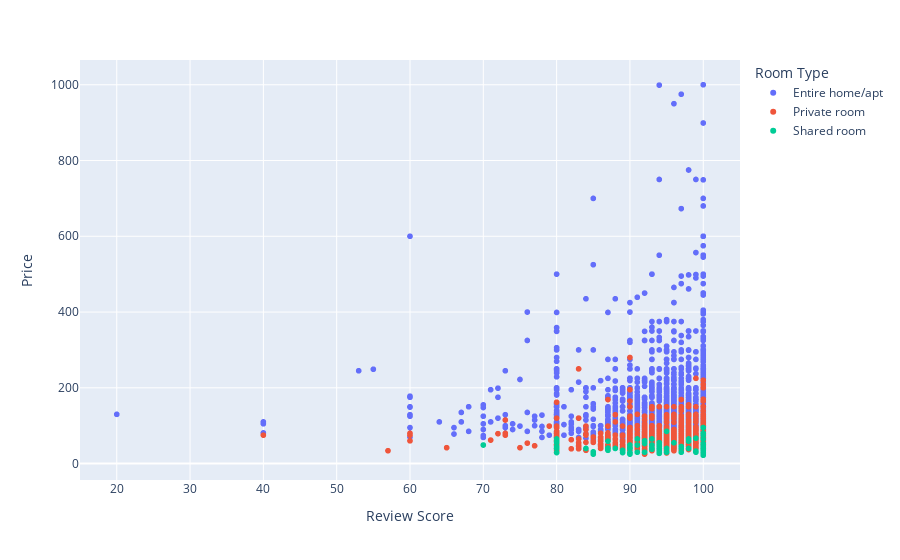

The code cell stored with this chart in its notebook:
### Code cell
# repeat plot
px.scatter(df_target2r, x='Review Score', y='Price', color='Room Type')

### Figure 1 — Plotly figure (JSON) as saved in the notebook; plotly's stock layout.template omitted (floating-point values rounded to 4 significant figures; data arrays with more than 128 entries replaced by an {"elided": "..."} marker saying what was removed)
{"data": [{"hovertemplate": "Room Type=Entire home/apt<br>Review Score=%{x}<br>Price=%{y}<extra></extra>", "legendgroup": "Entire home/apt", "marker": {"color": "#636efa", "symbol": "circle"}, "mode": "markers", "name": "Entire home/apt", "showlegend": true, "type": "scattergl", "x": {"elided": "2125 int values"}, "xaxis": "x", "y": {"elided": "2125 int values"}, "yaxis": "y"}, {"hovertemplate": "Room Type=Private room<br>Review Score=%{x}<br>Price=%{y}<extra></extra>", "legendgroup": "Private room", "marker": {"color": "#EF553B", "symbol": "circle"}, "mode": "markers", "name": "Private room", "showlegend": true, "type": "scattergl", "x": {"elided": "954 int values"}, "xaxis": "x", "y": {"elided": "954 int values"}, "yaxis": "y"}, {"hovertemplate": "Room Type=Shared room<br>Review Score=%{x}<br>Price=%{y}<extra></extra>", "legendgroup": "Shared room", "marker": {"color": "#00cc96", "symbol": "circle"}, "mode": "markers", "name": "Shared room", "showlegend": true, "type": "scattergl", "x": [100, 100, 93, 100, 94, 80, 90, 93, 93, 84, 80, 88, 94, 95, 87, 100, 100, 80, 100, 98, 90, 80, 97, 100, 92, 93, 87, 97, 80, 87, 100, 100, 93, 94, 98, 98, 100, 95, 93, 94, 100, 95, 90, 94, 100, 94, 94, 93, 100, 89, 100, 97, 90, 100, 96, 92, 80, 70, 100, 85, 100, 91, 91, 93, 80, 100, 100, 90, 80, 92, 99, 87, 100, 99, 92, 94, 94, 100, 94, 89, 92, 91, 100, 95, 90, 90, 100, 99, 85, 94, 100, 100], "xaxis": "x", "y": [39, 42, 40, 50, 40, 40, 40, 40, 40, 40, 40, 40, 40, 40, 40, 40, 40, 59, 50, 59, 42, 40, 40, 79, 60, 38, 41, 30, 45, 35, 35, 95, 40, 40, 40, 65, 80, 85, 65, 50, 75, 30, 25, 30, 45, 55, 45, 40, 30, 35, 37, 45, 40, 53, 55, 53, 55, 49, 25, 25, 39, 65, 49, 49, 29, 25, 95, 49, 65, 60, 33, 59, 38, 67, 30, 33, 27, 29, 29, 29, 30, 30, 22, 31, 29, 29, 30, 30, 31, 55, 65, 40], "yaxis": "y"}], "layout": {"legend": {"title": {"text": "Room Type"}, "tracegroupgap": 0}, "margin": {"t": 60}, "xaxis": {"anchor": "y", "domain": [0, 1], "title": {"text": "Review Score"}}, "yaxis": {"anchor": "x", "domain": [0, 1], "title": {"text": "Price"}}}}
